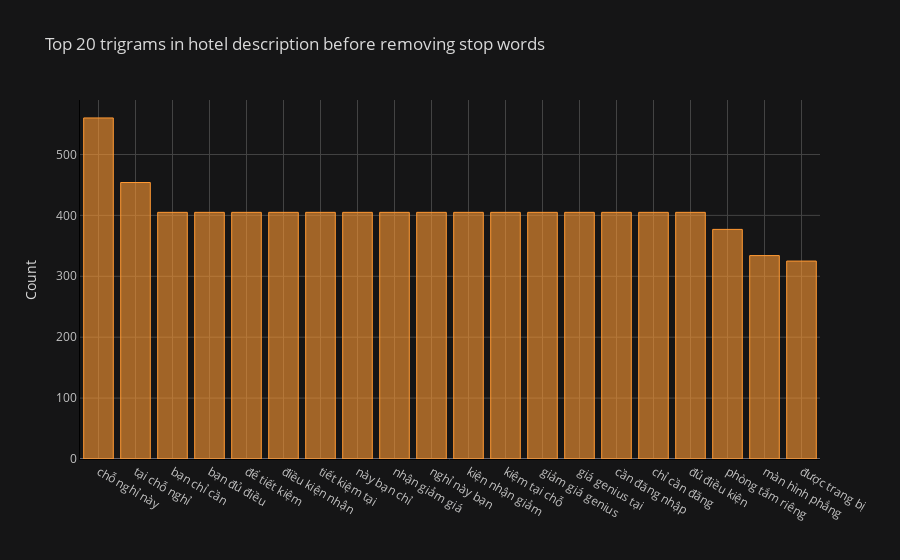

The code cell stored with this chart in its notebook:
### Code cell
def get_top_n_trigram(corpus, n=None):
    vec = CountVectorizer(ngram_range=(3, 3)).fit(corpus)
    bag_of_words = vec.transform(corpus)
    sum_words = bag_of_words.sum(axis=0) 
    words_freq = [(word, sum_words[0, idx]) for word, idx in vec.vocabulary_.items()]
    words_freq =sorted(words_freq, key = lambda x: x[1], reverse=True)
    return words_freq[:n]
common_words = get_top_n_trigram(df['descriptions'], 20)
df5 = pd.DataFrame(common_words, columns = ['descriptions' , 'count'])
df5.groupby('descriptions').sum()['count'].sort_values(ascending=False).iplot(kind='bar', yTitle='Count', linecolor='black', title='Top 20 trigrams in hotel description before removing stop words')

### Figure 1 — Plotly figure (JSON) as saved in the notebook; plotly's stock layout.template omitted (floating-point values rounded to 4 significant figures)
{"data": [{"marker": {"color": "rgba(255, 153, 51, 0.6)", "line": {"color": "rgba(255, 153, 51, 1.0)", "width": 1}}, "name": "count", "orientation": "v", "text": "", "type": "bar", "x": ["chỗ nghỉ này", "tại chỗ nghỉ", "bạn chỉ cần", "bạn đủ điều", "để tiết kiệm", "điều kiện nhận", "tiết kiệm tại", "này bạn chỉ", "nhận giảm giá", "nghỉ này bạn", "kiện nhận giảm", "kiệm tại chỗ", "giảm giá genius", "giá genius tại", "cần đăng nhập", "chỉ cần đăng", "đủ điều kiện", "phòng tắm riêng", "màn hình phẳng", "được trang bị"], "y": [560, 454, 405, 405, 405, 405, 405, 405, 405, 405, 405, 405, 405, 405, 405, 405, 405, 377, 334, 325]}], "layout": {"legend": {"bgcolor": "#151516", "font": {"color": "#D9D9D9"}}, "paper_bgcolor": "#151516", "plot_bgcolor": "#151516", "title": {"font": {"color": "#D9D9D9"}, "text": "Top 20 trigrams in hotel description before removing stop words"}, "xaxis": {"gridcolor": "#434343", "linecolor": "black", "showgrid": true, "tickfont": {"color": "#C2C2C2"}, "title": {"font": {"color": "#D9D9D9"}, "text": ""}, "zerolinecolor": "#666570"}, "yaxis": {"gridcolor": "#434343", "linecolor": "black", "showgrid": true, "tickfont": {"color": "#C2C2C2"}, "title": {"font": {"color": "#D9D9D9"}, "text": "Count"}, "zerolinecolor": "#666570"}}}
